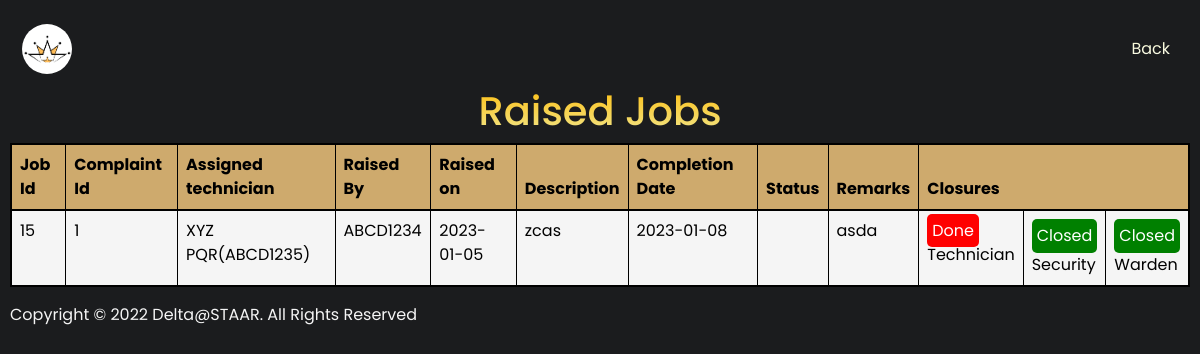
Screenshot of /views/complaint/jobs_table.php (signed in) with the database file from the repository.
### tables this page shows
CREATE TABLE `jobs` (
  `id` int(11) NOT NULL,
  `complaint_id` int(11) NOT NULL,
  `technician_id` int(11) NOT NULL,
  `raise_timestamp` date NOT NULL,
  `description` text DEFAULT NULL,
  `completion_date` date DEFAULT NULL,
  `remarks` text DEFAULT NULL,
  `warden_emp_code` varchar(10) NOT NULL
);

CREATE TABLE `employee` (
  `emp_id` int(11) NOT NULL,
  `emp_code` varchar(10) NOT NULL,
  `fname` varchar(10) NOT NULL,
  `mname` varchar(10) NOT NULL,
  `lname` varchar(10) NOT NULL,
  `designation` int(11) NOT NULL,
  `dob` date NOT NULL,
  `contact` varchar(13) DEFAULT NULL,
  `address` varchar(100) NOT NULL,
  `state` varchar(10) NOT NULL,
  `country` varchar(10) NOT NULL,
  `pincode` int(11) NOT NULL,
  `email` varchar(255) DEFAULT NULL,
  `blood_group` varchar(4) DEFAULT NULL,
  `department` varchar(15) DEFAULT NULL,
  `joining_date` date DEFAULT NULL,
  `aadhaar_number` int(11) DEFAULT NULL,
  `salary` float DEFAULT NULL,
  `room_id` int(11) DEFAULT NULL,
  `role` int(11) DEFAULT NULL
);

### views/complaint/jobs_table.php (the view, shortened to what this page needs)
<?php
include('../../controllers/complaint_controller.php');
?>
<!DOCTYPE html>
<html lang="en">
<head>
    <link href="https://cdn.jsdelivr.net/npm/bootstrap@5.2.3/dist/css/bootstrap.min.css" rel="stylesheet"
>
    <link rel="stylesheet" href="https://cdn.jsdelivr.net/npm/bootstrap-icons@1.10.2/font/bootstrap-icons.css">
    <link rel="stylesheet" href="https://unpkg.com/tachyons@4.12.0/css/tachyons.min.css" />
    <link rel="stylesheet" href="../../css/table.css">
</head>
<body class="bg">
    <nav class="navbar navbar-expand-lg navbar-dark f3 lh-copy fw5">
        <div class="container-fluid">
            <a class="navbar-brand" href="#">
                <img src="../../images/logo-no-name.png" height="50px" alt="Deltin Logo"
                    class="d-inline-block align-text-top" style="border-radius: 50px;">
            </a>
            <ul class="navbar-nav justify-content-end">
                <li class="nav-item">
                    <a class="nav-link active" id="adminlogin" onmouseover="this.style.cursor='pointer'"
                        onclick="history.back()">Back</a>
                </li>
            </ul>
        </div>
    </nav>
    <div class="table-header">
        <h1 class="tc f1 lh-title spr">Raised Jobs</h1>
    </div>
    <div class="table-div">
        <?php
            $results = mysqli_query($conn, "SELECT * FROM jobs ");
        ?>
        <div class="pa1 table-responsive">
            <table class="table table-bordered tc">
                <thead>
                    <tr>
                        <th>Job Id </th>
                        <th>Complaint Id</th>
                        <th>Assigned technician </th>
                        <th>Raised By </th>
                        <th>Raised on </th>
                        <th>Description</th>
                        <th>Completion Date </th>
                        <th>Status </th>
                        <th>Remarks </th>
                        <th colspan="3">Closures</th>
                    </tr>
                </thead>
                <tbody>
                    <?php while ($row = mysqli_fetch_array($results)) { ?>
                    <?php
                $query = mysqli_query($conn, "SELECT * FROM complaints WHERE id = '{$row['complaint_id']}'");
                $row3 = mysqli_fetch_array($query);
                        ?>
                    <?php
                        $tech_id = mysqli_query($conn, "SELECT * FROM technician");
                        $row2 = mysqli_fetch_array($tech_id);
                            $emp_det = mysqli_query($conn, "SELECT * FROM employee where emp_id={$row2["emp_id"]}");
                            $row1 = mysqli_fetch_array($emp_det);
                    ?>
                    <tr>
                        <td>
                            <?php echo $row['id']; ?>
                        </td>
                        <td>
                            <?php echo $row['complaint_id']; ?>
                        </td>
                        <td>
                        <?= $row1["fname"] ?><?=" " ?><?= $row1["lname"] ?>(<?= $row1["emp_code"]; ?>)
                        </td>
                        <td>
                            <?php echo $row['warden_emp_code']; ?>
                        </td>
                        <td>
                            <?php echo $row['raise_timestamp']; ?>
                        </td>
                        <td>
                            <?php echo $row['description']; ?>
                        </td>
                        <td>
                            <?php echo $row['completion_date']; ?>
                        </td>
                        <td>
                        </td>
                        <td>
                            <?php echo $row['remarks']; ?>
                        </td>
                        <td>
                        <?php
                            if (!isset($row3['tech_closure_timestamp'])) {
                        ?>
                        <a href="../../controllers/complaint_controller.php?tech=<?php echo '%27' ?><?php echo $row['complaint_id']; ?><?php echo '%27' ?>"
                                class="del_btn" style="background-color: red; color: white;padding:5px; border-radius: 5px;">Done</a><br>Technician
                        <?php
                            } else {
                        ?>
                        <p class="del_btn" style="background-color: green; color: white;padding:5px; border-radius: 5px; margin-bottom:0px ;" disabled>Closed</p>Technician
                        <?php
                            }
                        ?>
                        </td>
                        <td>
                        <?php
                            if (!isset($row3['sec_closure_timestamp'])) {
                        ?>
                        <a href="../../controllers/complaint_controller.php?sec=<?php echo '%27' ?><?php echo $row['complaint_id']; ?><?php echo '%27' ?>"
                                class="del_btn" style="background-color: red; color: white;padding:5px; border-radius: 5px;">Done</a><br>Security
                        <?php
                            } else {
                        ?>
                        <p class="del_btn" style="background-color: green; color: white;padding:5px; border-radius: 5px; margin-bottom:0px ;" disabled>Closed</p>Security
                        <?php
                            }
                        ?>
                        </td>
                        <td>
                        <?php
                            if (!isset($row3['warden_closure_timestamp'])) {
                        ?>
                        <a href="../../controllers/complaint_controller.php?warden=<?php echo '%27' ?><?php echo $row['complaint_id']; ?><?php echo '%27' ?>"
                                class="del_btn" style="background-color: red; color: white;padding:5px; border-radius: 5px;">Done</a><br>Warden
                        <?php
                            } else {
                        ?>
                        <p class="del_btn" style="background-color: green; color: white;padding:5px; border-radius: 5px; margin-bottom:0px ;" disabled>Closed</p>Warden
                        <?php
                            }
                        ?>
                        </td>
                    </tr>
                    <?php } ?>
                </tbody>
            </table>
        </div>
    </div>
    <footer class="tc f3 lh-copy mt4">Copyright &copy; 2022 Delta@STAAR. All Rights Reserved</footer>
</body>
</html>

### css/table.css (style rules this page uses)
body { padding: 10px; font-family: 'Bungee Spice', cursive; font-family: 'Poppins', sans-serif; background-color: #1b1c1e; }
.active { background: -webkit-linear-gradient(#f5f5c4, #fdfff9); -webkit-background-clip: text; -webkit-text-fill-color: transparent; }
.spr { background: -webkit-linear-gradient(#FEBE10, #F0E68C); -webkit-background-clip: text; -webkit-text-fill-color: transparent; }
.table-header { align-items: center; justify-items: center; align-content: center; justify-content: center; }
thead { color: black; background-color: #ceaa6d; border: 2px solid black; }
tbody { color: black; background-color: whitesmoke; border: 2px solid black; }
a { text-decoration: none; color: black; }
footer { color: whitesmoke; }

### rows the page displays
jobs: id "15", complaint "1", employee.fname "XYZ", employee.lname "PQR", employee.emp_code "ABCD1235", warden_emp_code "ABCD1234", raise_timestamp "2023-01-05", description "zcas", completion_date "2023-01-08", remarks "asda"
